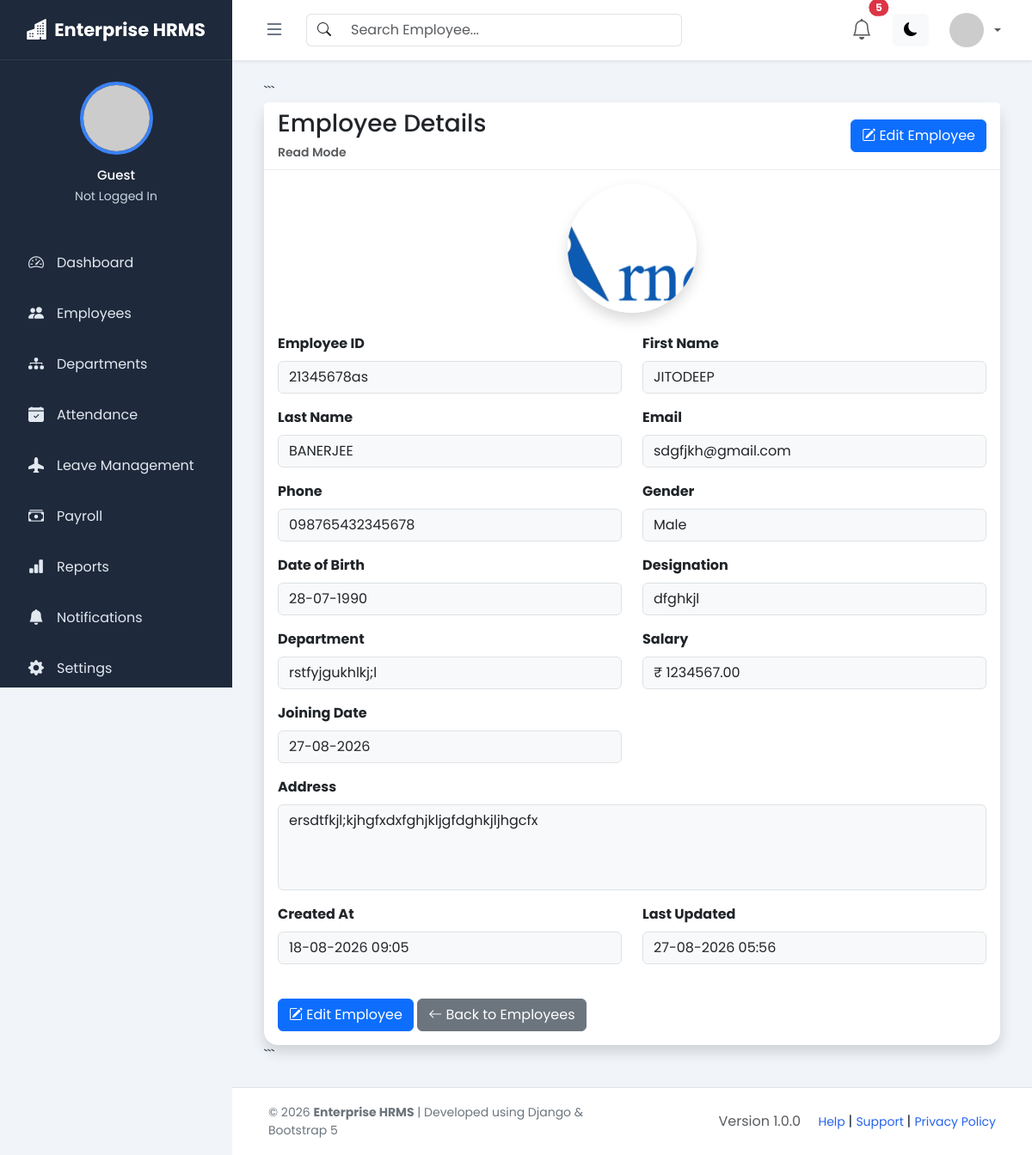
The page /employees/4/ on the database its author committed.
### employees/models.py (models this page shows, shortened)
class Employee(models.Model):
    GENDER_CHOICES = (
        ("Male", "Male"),
        ("Female", "Female"),
        ("Other", "Other"),
    )
    employee_id = models.CharField(
        max_length=10,
        unique=True
    )
    first_name = models.CharField(
        max_length=100
    )
    last_name = models.CharField(
        max_length=100
    )
    email = models.EmailField(
        unique=True
    )
    phone = models.CharField(
        max_length=15,
        validators=[
            RegexValidator(
                regex=r"^\d+$",
                message="Phone number must contain only numerical digits."
            )
        ]
    )
    gender = models.CharField(
        max_length=10,
        choices=GENDER_CHOICES
    )
    date_of_birth = models.DateField()
    designation = models.CharField(
        max_length=100
    )
    department = models.ForeignKey(
        Department,
        on_delete=models.PROTECT,
        related_name="employees"
    )
    salary = models.DecimalField(
        max_digits=10,
        decimal_places=2
    )
    joining_date = models.DateField()
    is_active = models.BooleanField(
        default=True
    )
    profile_picture = models.ImageField(
        upload_to="employees/",
        blank=True,
        null=True
    )
    address = models.TextField()
    created_at = models.DateTimeField(
        auto_now_add=True
    )
    updated_at = models.DateTimeField(
        auto_now=True
    )
    class Meta:
        ordering = ["employee_id"]

### departments/models.py (models this page shows)
class Department(models.Model):
    name = models.CharField(
        max_length=100,
        unique=True
    )
    description = models.TextField(
        blank=True,
        null=True
    )
    created_at = models.DateTimeField(
        auto_now_add=True
    )
    updated_at = models.DateTimeField(
        auto_now=True
    )
    def __str__(self):
        return self.name

### employees/views.py (the view)
def employee_detail(request, pk):
    employee = get_object_or_404(
        Employee,
        pk=pk
    )
    return render(
        request,
        "employees/employee_detail.html",
        {
            "employee": employee
        }
    )

### templates/employees/employee_detail.html (shortened to what this page needs)
{% extends 'layouts/base.html' %}
{% block content %}
<div class="container-fluid">
```
<div class="card shadow rounded-4">
    <div class="card-header d-flex justify-content-between align-items-center">
        <div>
            <h3 class="mb-1">
                Employee Details
            </h3>
            <small class="text-muted">
                Read Mode
            </small>
        </div>
        <a
            href="{% url 'edit_employee' employee.pk %}"
            class="btn btn-primary"
        >
            <i class="bi bi-pencil-square"></i>
            Edit Employee
        </a>
    </div>
    <div class="card-body">
        <div class="row">
            <div class="col-md-12 text-center mb-4">
                {% if employee.profile_picture %}
                    <img
                        src="{{ employee.profile_picture.url }}"
                        alt="Profile Picture"
                        class="rounded-circle shadow"
                        style="
                            width: 150px;
                            height: 150px;
                            object-fit: cover;
                        "
                    >
                {% endif %}
            </div>
            <div class="col-md-6 mb-3">
                <label class="form-label fw-bold">
                    Employee ID
                </label>
                <div class="form-control bg-light">
                    {{ employee.employee_id }}
                </div>
            </div>
            <div class="col-md-6 mb-3">
                <label class="form-label fw-bold">
                    First Name
                </label>
                <div class="form-control bg-light">
                    {{ employee.first_name }}
                </div>
            </div>
            <div class="col-md-6 mb-3">
                <label class="form-label fw-bold">
                    Last Name
                </label>
                <div class="form-control bg-light">
                    {{ employee.last_name }}
                </div>
            </div>
            <div class="col-md-6 mb-3">
                <label class="form-label fw-bold">
                    Email
                </label>
                <div class="form-control bg-light">
                    {{ employee.email }}
                </div>
            </div>
            <div class="col-md-6 mb-3">
                <label class="form-label fw-bold">
                    Phone
                </label>
                <div class="form-control bg-light">
                    {{ employee.phone }}
                </div>
            </div>
            <div class="col-md-6 mb-3">
                <label class="form-label fw-bold">
                    Gender
                </label>
                <div class="form-control bg-light">
                    {{ employee.gender }}
                </div>
            </div>
            <div class="col-md-6 mb-3">
                <label class="form-label fw-bold">
                    Date of Birth
                </label>
                <div class="form-control bg-light">
                    {{ employee.date_of_birth|date:"d-m-Y" }}
                </div>
            </div>
            <div class="col-md-6 mb-3">
                <label class="form-label fw-bold">
                    Designation
                </label>
                <div class="form-control bg-light">
                    {{ employee.designation }}
                </div>
            </div>
            <div class="col-md-6 mb-3">
                <label class="form-label fw-bold">
                    Department
                </label>
                <div class="form-control bg-light">
                    {{ employee.department }}
                </div>
            </div>
            <div class="col-md-6 mb-3">
                <label class="form-label fw-bold">
                    Salary
                </label>
                <div class="form-control bg-light">
                    ₹ {{ employee.salary }}
                </div>
            </div>
            <div class="col-md-6 mb-3">
                <label class="form-label fw-bold">
                    Joining Date
                </label>
                <div class="form-control bg-light">
                    {{ employee.joining_date|date:"d-m-Y" }}
                </div>
            </div>
            <div class="col-md-12 mb-3">
                <label class="form-label fw-bold">
                    Address
                </label>
                <div
                    class="form-control bg-light"
                    style="min-height: 100px;"
                >
                    {{ employee.address }}
                </div>
            </div>
            <div class="col-md-6 mb-3">
                <label class="form-label fw-bold">
                    Created At
                </label>
                <div class="form-control bg-light">
                    {{ employee.created_at|date:"d-m-Y H:i" }}
                </div>
            </div>
            <div class="col-md-6 mb-3">
                <label class="form-label fw-bold">
                    Last Updated
                </label>
                <div class="form-control bg-light">
                    {{ employee.updated_at|date:"d-m-Y H:i" }}
                </div>
            </div>
        </div>
        <div class="mt-4">
            <a
                href="{% url 'edit_employee' employee.pk %}"
                class="btn btn-primary"
            >
                <i class="bi bi-pencil-square"></i>
                Edit Employee
            </a>
            <a
                href="{% url 'employee_list' %}"
                class="btn btn-secondary"
            >
                <i class="bi bi-arrow-left"></i>
                Back to Employees
            </a>
        </div>
    </div>
</div>
```
</div>
{% endblock %}

### static/css/style.css (style rules this page uses)
* { margin: 0; padding: 0; box-sizing: border-box; }
html, body { width: 100%; min-height: 100%; }
body { font-family: 'Poppins', sans-serif; background: #f1f5f9; color: #1e293b; overflow-x: hidden; }

### static/css/dashboard.css (style rules this page uses)
.card { border:none; border-radius:18px; }
.card-header { background:white; border-bottom:1px solid #eee; font-weight:600; }

### rows shown on the page
Employee: profile_picture (picture), employee_id "21345678as", first_name "JITODEEP", last_name "BANERJEE", email "sdgfjkh@gmail.com", phone "098765432345678", gender "Male", date_of_birth "28-07-1990", designation "dfghkjl", department "rstfyjgukhlkj;l", salary "1234567.00", joining_date "27-08-2026", address "ersdtfkjl;kjhgfxdxfghjkljgfdghkjljhgcfx", created_at "18-08-2026 09:05", updated_at "27-08-2026 05:56"
